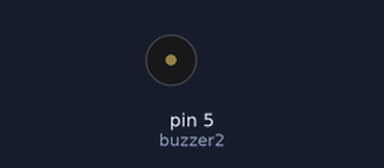
A sketch run on a simulated Arduino Uno, built with avr-gcc and run on an emulated ATmega328P. On the bench: buzzer (waves = sounding).

Above: at 0.37 s.
At 2.8 s:
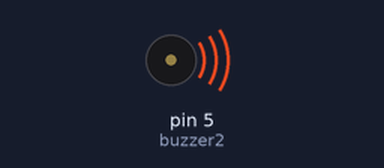
Timing chart, 0 to 5.9 s (numbered marks = the images above):
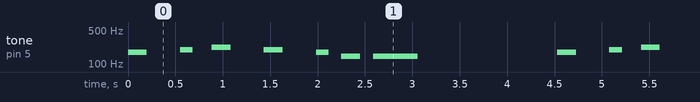

Measured:
- by itself, tone on pin 5 (buzzer2): repeats every 4.5 s: silent 0.35 s, 196 Hz 0.13 s, silent 0.20 s, 220 Hz 0.20 s, silent 0.35 s, 196 Hz 0.20 s, silent 0.35 s, 174 Hz 0.13 s, silent 0.13 s, 146 Hz 0.20 s, silent 0.13 s, 146 Hz 0.47 s, silent 1.5 s, 174 Hz 0.20 s

The sketch:

miiDualBuzzer.ino
```cpp
const int buzzer1 = 3;
const int buzzer2 = 5;
int i = 0;

void setup() {
  pinMode(buzzer1, OUTPUT);
  pinMode(buzzer2, OUTPUT);
}

void loop() {


  tone(buzzer1, 146.83);
  tone(buzzer2, 174.61);
  delay(200);

noTone(buzzer1);
noTone(buzzer2);
  delay(350);

  tone(buzzer1, 174.61);
  tone(buzzer2, 196);
  delay(134);

noTone(buzzer1);
noTone(buzzer2);
  delay(200);

  tone(buzzer1, 196);
  tone(buzzer2, 220);
  delay(200);

noTone(buzzer1);
noTone(buzzer2);
  delay(350);

  tone(buzzer1, 174.61);
  tone(buzzer2, 196);
  delay(200);

noTone(buzzer1);
noTone(buzzer2);
  delay(350);

  tone(buzzer1, 146.83);
  tone(buzzer2, 174.61);
  delay(134);

noTone(buzzer1);
noTone(buzzer2);
  delay(134);

  tone(buzzer1, 146.83);
  tone(buzzer2, 146.83);
  delay(200);

noTone(buzzer1);
noTone(buzzer2);
  delay(134);

  tone(buzzer1, 146.83);
  tone(buzzer2, 146.83);
  delay(200);

  delay(134);

  tone(buzzer1, 146.83);
  tone(buzzer2, 146.83);
  delay(134);

noTone(buzzer1);
noTone(buzzer2);
  delay(134);

  delay(1340);

}
```
